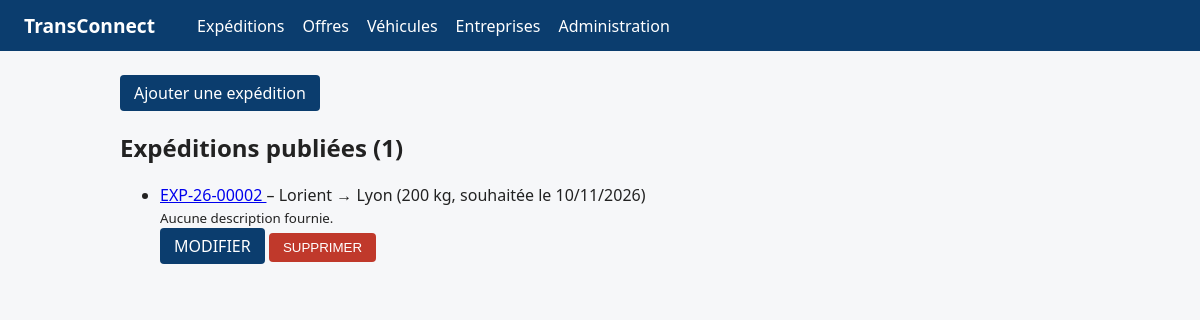
Screenshot of /expeditions/ with the database file from the repository.
### ExpeditionsApp/models.py (models this page shows, shortened)
class Expedition(models.Model):
    STATUT_CHOICES = [
        ('publiee', 'Publiée'),
        ('attribuee', 'Attribuée'),
        ('en_cours', 'En cours'),
        ('livree', 'Livrée'),
        ('annulee', 'Annulée'),
    ]
    reference = models.CharField(
        max_length=12,
        unique=True,
        blank=True,
        editable=False,
        validators=[RegexValidator(r'^EXP-\d{2}-\d{5}$', "Format attendu : EXP-AA-NNNNN")],
    )
    ville_depart = models.CharField(max_length=100)
    ville_arrivee = models.CharField(max_length=100)
    poids_kg = models.DecimalField(
        max_digits=10,
        decimal_places=2,
        validators=[MinValueValidator(Decimal('0.01'))],
    )
    date_souhaitee = models.DateField()
    description = models.TextField(blank=True)
    statut = models.CharField(max_length=20, choices=STATUT_CHOICES, default='publiee')
    entreprise = models.ForeignKey(
        Entreprise,
        on_delete=models.CASCADE,
        related_name='expéditions',
    )
    created_at = models.DateTimeField(auto_now_add=True)
    updated_at = models.DateTimeField(auto_now=True)

### ExpeditionsApp/views.py (the view)
# urls.py: path('', views.liste_expeditions, name='liste'),
def liste_expeditions(request):
    expeditions = (
        Expedition.objects
        .filter(statut='publiee')
        .select_related('entreprise')
        .order_by('-created_at')
    )
    return render(request, 'expeditions/liste.html', {'expeditions': expeditions})

### ExpeditionsApp/templates/expeditions/liste.html (shortened to what this page needs)
{% extends 'base.html' %}
{% block content %}
<p><a class="button" href="{% url 'expeditions:ajouter' %}">Ajouter une expédition</a></p>
<h2>Expéditions publiées ({{ expeditions|length }})</h2>
<ul>
{% for expedition in expeditions %}
    <li>
        <a href="{% url 'expeditions:detail' expedition.reference %}">
            {{ expedition.reference }}
        </a>
        – {{ expedition.ville_depart }} → {{ expedition.ville_arrivee }}
        ({{ expedition.poids_kg|floatformat:0 }} kg,
         souhaitée le {{ expedition.date_souhaitee|date:"d/m/Y" }})
        <br>
        <small>{{ expedition.description|default:"Aucune description fournie."|truncatewords:15 }}</small>
        <div>
            <a class="button" href="{% url 'expeditions:modifier' expedition.reference %}">MODIFIER</a>
            <form class="inline-form" method="post" action="{% url 'expeditions:supprimer' expedition.reference %}"
                  onsubmit="return confirm('Supprimer définitivement cette expédition ?');">
                <button class="danger" type="submit">SUPPRIMER</button>
            </form>
        </div>
    </li>
{% empty %}
    <li>Aucune expédition disponible pour le moment.</li>
{% endfor %}
</ul>
{% endblock %}

### templates/base.html (style rules this page uses)
body { font-family: system-ui, Arial, sans-serif; margin: 0; background: #f6f7f9; color: #222; }
a.button { display: inline-block; background: #0b3d6e; color: #fff; padding: 7px 14px; border-radius: 4px; text-decoration: none; }
.inline-form { display: inline; }
button.danger { background: #c0392b; color: #fff; border: 0; padding: 7px 14px; border-radius: 4px; cursor: pointer; }

### rows the page displays
Expedition: reference "EXP-26-00002", ville_depart "Lorient", ville_arrivee "Lyon", poids_kg "200", date_souhaitee "10/11/2026", description "Aucune description fournie."

### other values shown
{{ expeditions|length }} "1"
